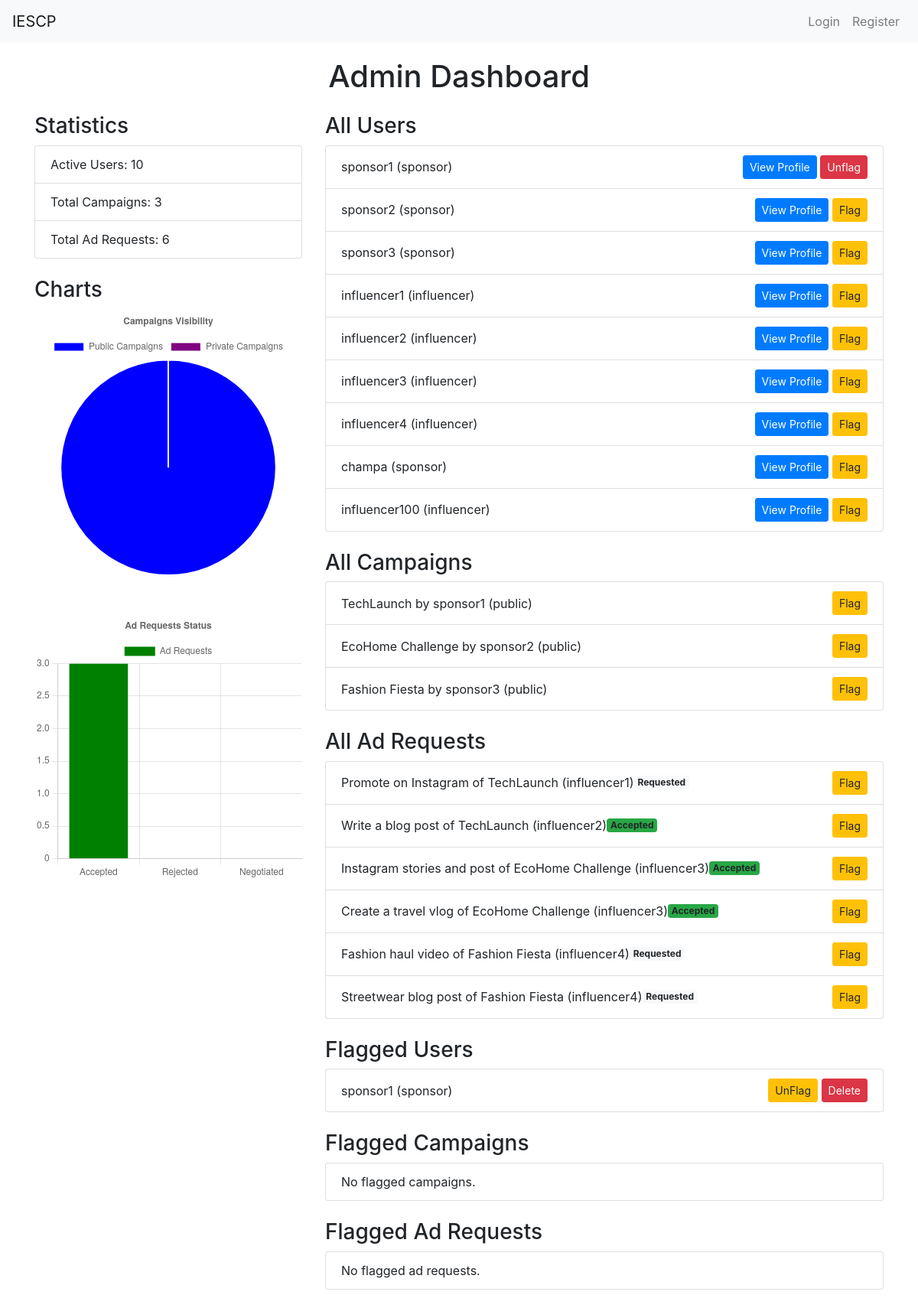
Before: /admin_dashboard with the older database file.
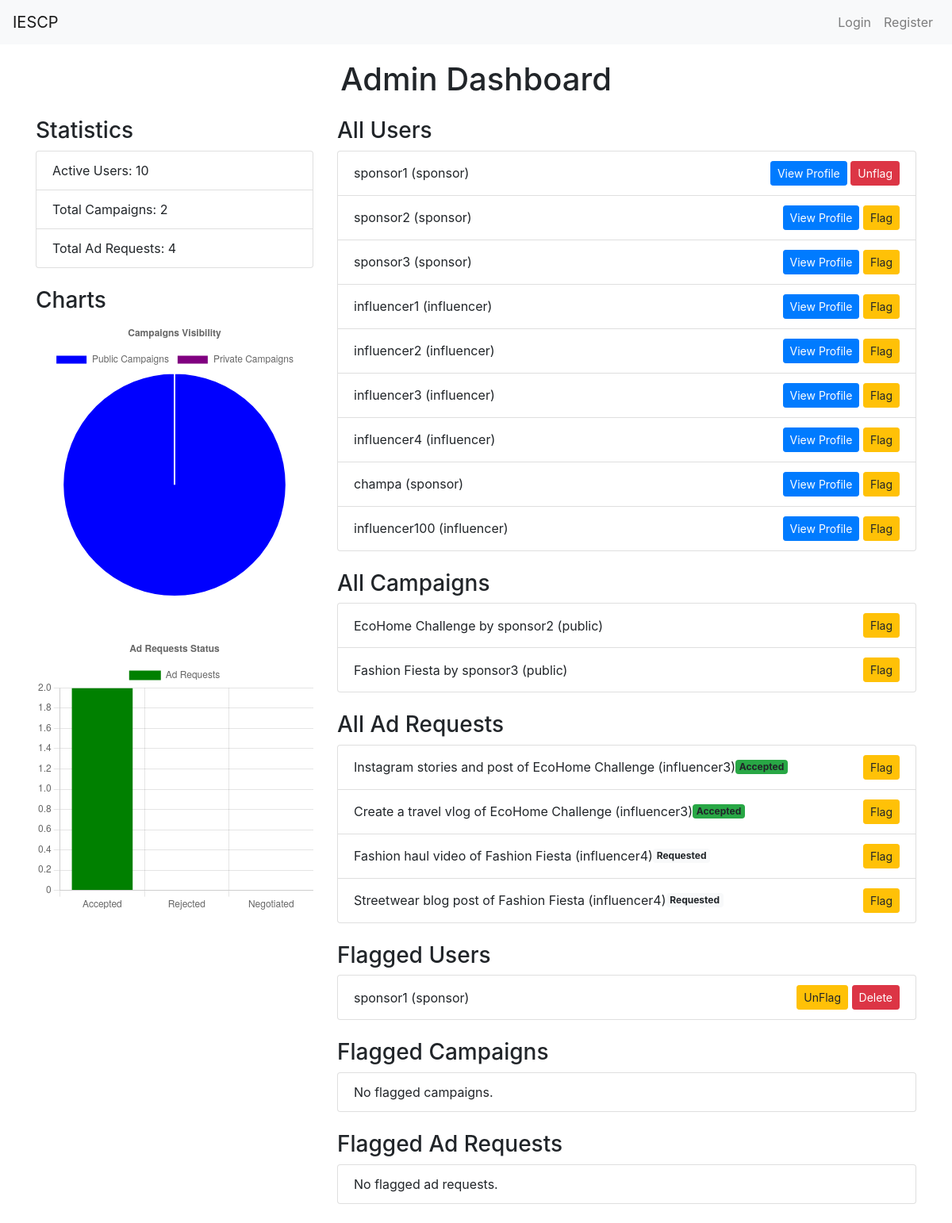
After: the same page with the newer database file.
### app.py (models this page shows, shortened)
class User(UserMixin, db.Model):
    id = db.Column(db.Integer, primary_key=True)
    username = db.Column(db.String(50), unique=True, nullable=False)
    email = db.Column(db.String(120), unique=True, nullable=False)
    password = db.Column(db.String(200), nullable=False)
    role = db.Column(db.String(20), nullable=False)  # 'admin', 'sponsor', 'influencer'
    flagged = db.Column(db.Boolean, default=False)  # Flag for inappropriate users
    campaigns = db.relationship('Campaign', backref='owner', lazy=True, cascade='all, delete-orphan')
    ad_requests = db.relationship('AdRequest', backref='influencer', lazy=True, cascade='all, delete-orphan')
    company_name = db.Column(db.String(100))
    industry = db.Column(db.String(100))
    budget = db.Column(db.Integer)
    category = db.Column(db.String(100)) # Health, Gaming, etc.
    niche = db.Column(db.String(100))
    followers = db.Column(db.Integer)
    platform = db.Column(db.String(10))

class Campaign(db.Model):
    id = db.Column(db.Integer, primary_key=True)
    name = db.Column(db.String(100), nullable=False)
    description = db.Column(db.String(200))
    start_date = db.Column(db.DateTime, default=db.func.current_timestamp())
    end_date = db.Column(db.DateTime)
    niche = db.Column(db.String(100))
    budget = db.Column(db.Float, nullable=False)
    owner_id = db.Column(db.Integer, db.ForeignKey('user.id', ondelete='CASCADE'), nullable=False)
    visibility = db.Column(db.String(10))  # 'public' or 'private'
    flagged = db.Column(db.Boolean, default=False)
    ad_requests = db.relationship('AdRequest', backref='campaign', lazy=True, cascade='all, delete-orphan')

class AdRequest(db.Model):
    id = db.Column(db.Integer, primary_key=True)
    campaign_id = db.Column(db.Integer, db.ForeignKey('campaign.id', ondelete='CASCADE'), nullable=False)
    influencer_id = db.Column(db.Integer, db.ForeignKey('user.id', ondelete='CASCADE'), nullable=False)
    name = db.Column(db.String(100), nullable=False)
    requirements = db.Column(db.Text)
    payment_amount = db.Column(db.Integer)
    negotiation_comment = db.Column(db.Text, nullable=True)
    status = db.Column(db.String(20), nullable=False, default='Requested')
    flagged = db.Column(db.Boolean, default=False)

### app.py (the view)
@app.route('/admin_dashboard')
def admin_dashboard():
    users = User.query.all()
    campaigns = Campaign.query.all()
    ad_requests = AdRequest.query.all()
    flagged_users = User.query.filter_by(flagged=True).all()
    flagged_campaigns = Campaign.query.filter_by(flagged=True).all()
    flagged_ad_requests = AdRequest.query.filter_by(flagged=True).all()
    statistics = {
        'active_users': User.query.count(),  # Fixed to show total users
        'total_campaigns': Campaign.query.count(),
        'public_campaigns': Campaign.query.filter_by(visibility='public').count(),
        'private_campaigns': Campaign.query.filter_by(visibility='private').count(),
        'total_ad_requests': AdRequest.query.count(),
        'accepted_requests': AdRequest.query.filter_by(status='Accepted').count(),
        'rejected_requests': AdRequest.query.filter_by(status='Rejected').count(),
        'negotiated_requests': AdRequest.query.filter_by(status='Negotiated').count(),
    }
    return render_template(
        'admin_dashboard.html',
        users=users,
        campaigns=campaigns,
        ad_requests=ad_requests,
        flagged_users=flagged_users,
        flagged_campaigns=flagged_campaigns,
        flagged_ad_requests=flagged_ad_requests,
        **statistics
    )

### templates/admin_dashboard.html (shortened to what this page needs)
{% extends "layout.html" %}
{% block content %}
<h1 class="text-center mb-4">Admin Dashboard</h1>
<div class="row">
    <div class="col-md-4">
        <h3>Statistics</h3>
        <ul class="list-group mb-4">
            <li class="list-group-item">Active Users: {{ active_users }}</li>
            <li class="list-group-item">Total Campaigns: {{ total_campaigns }}</li>
            <li class="list-group-item">Total Ad Requests: {{ total_ad_requests }}</li>
        </ul>
        <h3>Charts</h3>
        <canvas id="campaignsChart" width="200" height="200"></canvas>
        <br>
        <br>
        <canvas id="adRequestsChart" width="200" height="200"></canvas>
    </div>
    <div class="col-md-8">
        <h3>All Users</h3>
        <ul class="list-group mb-4">
            {% for user in users %}
            {% if user.role!='admin' %}
            <li class="list-group-item d-flex justify-content-between align-items-center">
                {{ user.username }} ({{ user.role}})
                <div>
                    <form method="GET" action="{{ url_for('user_profile', username=user.username) }}" class="d-inline">
                        <button type="submit" class="btn btn-primary btn-sm">View Profile</button>
                    </form>
                    {% if user.flagged!=1 %}
                    <form method="POST" action="{{ url_for('flag_user', user_id=user.id) }}" class="d-inline">
                        <button type="submit" class="btn btn-warning btn-sm">Flag</button>
                    </form>
                    {% endif %}
                    {% if user.flagged %}
                    <form method="POST" action="{{ url_for('remove_flag_user', user_id=user.id) }}" class="d-inline">
                        <button type="submit" class="btn btn-danger btn-sm">Unflag</button>
                    </form>
                    {% endif %}
                </div>
            </li>
            {% endif %}
            {% else %}
            <li class="list-group-item">No users found.</li>
            {% endfor %}
        </ul>
        <h3>All Campaigns</h3>
        <ul class="list-group mb-4">
            {% for campaign in campaigns %}
            <li class="list-group-item d-flex justify-content-between align-items-center">
                {{ campaign.name }} by {{ campaign.owner.username }} ({{ campaign.visibility }})
                <div>
                    {% if campaign.flagged!=1 %}
                    <form method="POST" action="{{ url_for('flag_campaign', campaign_id=campaign.id) }}" class="d-inline">
                        <button type="submit" class="btn btn-warning btn-sm">Flag</button>
                    </form>
                    {% endif %}
                </div>
            </li>
            {% else %}
            <li class="list-group-item">No campaigns found.</li>
            {% endfor %}
        </ul>
        <h3>All Ad Requests</h3>
        <ul class="list-group mb-4">
            {% for ad_request in ad_requests %}
            <li class="list-group-item d-flex justify-content-between align-items-center">
                <div class="d-flex flex-grow-1 align-items-center">
                    <span class="me-auto">{{ ad_request.name }} of {{ ad_request.campaign.name }} ({{ ad_request.influencer.username }})</span>
                    <span class="badge {% if ad_request.status == 'Accepted' %}bg-success{% elif ad_request.status == 'Rejected' %}bg-danger{% elif ad_request.status == 'Requested' %}bg-light{% elif ad_request.status == 'Negotiated' %}bg-warning text-dark{% endif %}">
                        {{ ad_request.status }}
                    </span>
                </div>
                <div>
                    {% if ad_request.flagged != 1 %}
                    <form method="POST" action="{{ url_for('flag_ad_request', ad_request_id=ad_request.id) }}" class="d-inline">
                        <button type="submit" class="btn btn-warning btn-sm">Flag</button>
                    </form>
                    {% endif %}
                </div>
            </li>
            {% else %}
            <li class="list-group-item">No campaigns found.</li>
            {% endfor %}
        </ul>
        <h3>Flagged Users</h3>
        <ul class="list-group mb-4">
            {% for flagged_user in flagged_users %}
            <li class="list-group-item d-flex justify-content-between align-items-center">
                {{ flagged_user.username }} ({{ flagged_user.role }})
                <div>
                    <form method="POST" action="{{ url_for('remove_flag_user', user_id=flagged_user.id) }}" class="d-inline">
                        <button type="submit" class="btn btn-warning btn-sm">UnFlag</button>
                    </form>
                    <form method="POST" action="{{ url_for('delete_flagged_user', user_id=flagged_user.id) }}" class="d-inline">
                        <button type="submit" class="btn btn-danger btn-sm">Delete</button>
                    </form>
                </div>
            </li>
            {% else %}
            <li class="list-group-item">No flagged users.</li>
            {% endfor %}
        </ul>
        <h3>Flagged Campaigns</h3>
        <ul class="list-group mb-4">
            {% for flagged_campaign in flagged_campaigns %}
            <li class="list-group-item d-flex justify-content-between align-items-center">
                {{ flagged_campaign.name }} by {{ flagged_campaign.owner.username }}
                <div>
                    <form method="POST" action="{{ url_for('remove_flag_campaign', campaign_id=flagged_campaign.id) }}" class="d-inline">
                        <button type="submit" class="btn btn-warning btn-sm">UnFlag</button>
                    </form>
                    <form method="POST" action="{{ url_for('delete_flagged_campaign', campaign_id=flagged_campaign.id) }}" class="d-inline">
                        <button type="submit" class="btn btn-danger btn-sm">Delete</button>
                    </form>
                </div>
            </li>
            {% else %}
            <li class="list-group-item">No flagged campaigns.</li>
            {% endfor %}
        </ul>
        <h3>Flagged Ad Requests</h3>
        <ul class="list-group mb-4">
            {% for flagged_ad_request in flagged_ad_requests %}
            <li class="list-group-item d-flex justify-content-between align-items-center">
                {{ flagged_ad_request.id }} of {{ flagged_ad_request.campaign_id }} ({{ flagged_ad_request.status }})
                <div>
                    <form method="POST" action="{{ url_for('remove_flag_ad_request', ad_request_id=flagged_ad_request.id) }}" class="d-inline">
                        <button type="submit" class="btn btn-warning btn-sm">UnFlag</button>
                    </form>
                    <form method="POST" action="{{ url_for('delete_flagged_ad_request', ad_request_id=flagged_ad_request.id) }}" class="d-inline">
                        <button type="submit" class="btn btn-danger btn-sm">Delete</button>
                    </form>
                </div>
            </li>
            {% else %}
            <li class="list-group-item">No flagged ad requests.</li>
            {% endfor %}
        </ul>
    </div>
</div>
<script>
    document.addEventListener('DOMContentLoaded', function() {
        // Campaigns Chart
        var ctx = document.getElementById('campaignsChart').getContext('2d');
        var campaignsChart = new Chart(ctx, {
            type: 'pie',
            data: {
                labels: ['Public Campaigns', 'Private Campaigns'],
                datasets: [{
                    data: [{{ public_campaigns }}, {{ private_campaigns }}],
                    backgroundColor: ['blue', 'purple']
                }]
            },
            options: {
                plugins: {
                    title: {
                        display: true,
                        text: 'Campaigns Visibility'
                    },
                    legend: {
                        display: true,
                        position: 'top'
                    }
                }
            }
        });
        // Ad Requests Chart
        var ctx = document.getElementById('adRequestsChart').getContext('2d');
        var adRequestsChart = new Chart(ctx, {
            type: 'bar',
            data: {
                labels: ['Accepted', 'Rejected', 'Negotiated'],
                datasets: [{
                    label: 'Ad Requests',
                    data: [{{ accepted_requests }}, {{ rejected_requests }}, {{ negotiated_requests }}],
                    backgroundColor: ['green', 'red', 'yellow']
                }]
            },
            options: {
                plugins: {
                    title: {
                        display: true,
                        text: 'Ad Requests Status'
                    },
                    legend: {
                        display: true,
                        position: 'top'
                    }
                },
                scales: {
                    y: {
                        beginAtZero: true
                    }
                }
            }
        });
    });
</script>
{% endblock %}

### templates/layout.html (shortened to what this page needs)
<!DOCTYPE html>
<html lang="en">
<head>
    <link rel="stylesheet" href="https://maxcdn.bootstrapcdn.com/bootstrap/4.5.2/css/bootstrap.min.css">
</head>
<body>
    <nav class="navbar navbar-expand-lg navbar-light bg-light">
        <a class="navbar-brand" href="{{ url_for('home') }}">IESCP</a>
        <div class="collapse navbar-collapse" id="navbarNav">
            <ul class="navbar-nav ml-auto">
                {% if current_user.is_authenticated %}
                    {% if current_user.role == 'admin' %}
                        <li class="nav-item">
                            <a class="nav-link" href="{{ url_for('admin_dashboard') }}">Dashboard</a>
                        </li>
                    {% elif current_user.role == 'sponsor' %}
                        <li class="nav-item">
                            <a class="nav-link" href="{{ url_for('sponsor_dashboard') }}">Dashboard</a>
                        </li>
                    {% elif current_user.role == 'influencer' %}
                        <li class="nav-item">
                            <a class="nav-link" href="{{ url_for('influencer_dashboard') }}">Dashboard</a>
                        </li>
                    {% endif %}
                    <li class="nav-item">
                        <a class="nav-link" href="{{ url_for('logout') }}">Logout</a>
                    </li>
                {% else %}
                    <li class="nav-item">
                        <a class="nav-link" href="{{ url_for('login') }}">Login</a>
                    </li>
                    <li class="nav-item">
                        <a class="nav-link" href="{{ url_for('register') }}">Register</a>
                    </li>
                {% endif %}
            </ul>
        </div>
    </nav>
    <div class="container">
        {% block content %}{% endblock %}
    </div>
</body>
</html>

### templates/layout.html (style rules this page uses)
.container { margin-top: 20px; }

Changed rows visible on the page:
removed Campaign: name "TechLaunch", owner.username "sponsor1", visibility "public"
removed AdRequest: name "Promote on Instagram", campaign.name "TechLaunch", influencer.username "influencer1", status "Requested"
removed AdRequest: name "Write a blog post", campaign.name "TechLaunch", influencer.username "influencer2", status "Accepted"
Other visible differences:
{{ total_campaigns }}: "3" → "2"
{{ total_ad_requests }}: "6" → "4"
chart data {{ accepted_requests }}: 3 → 2
